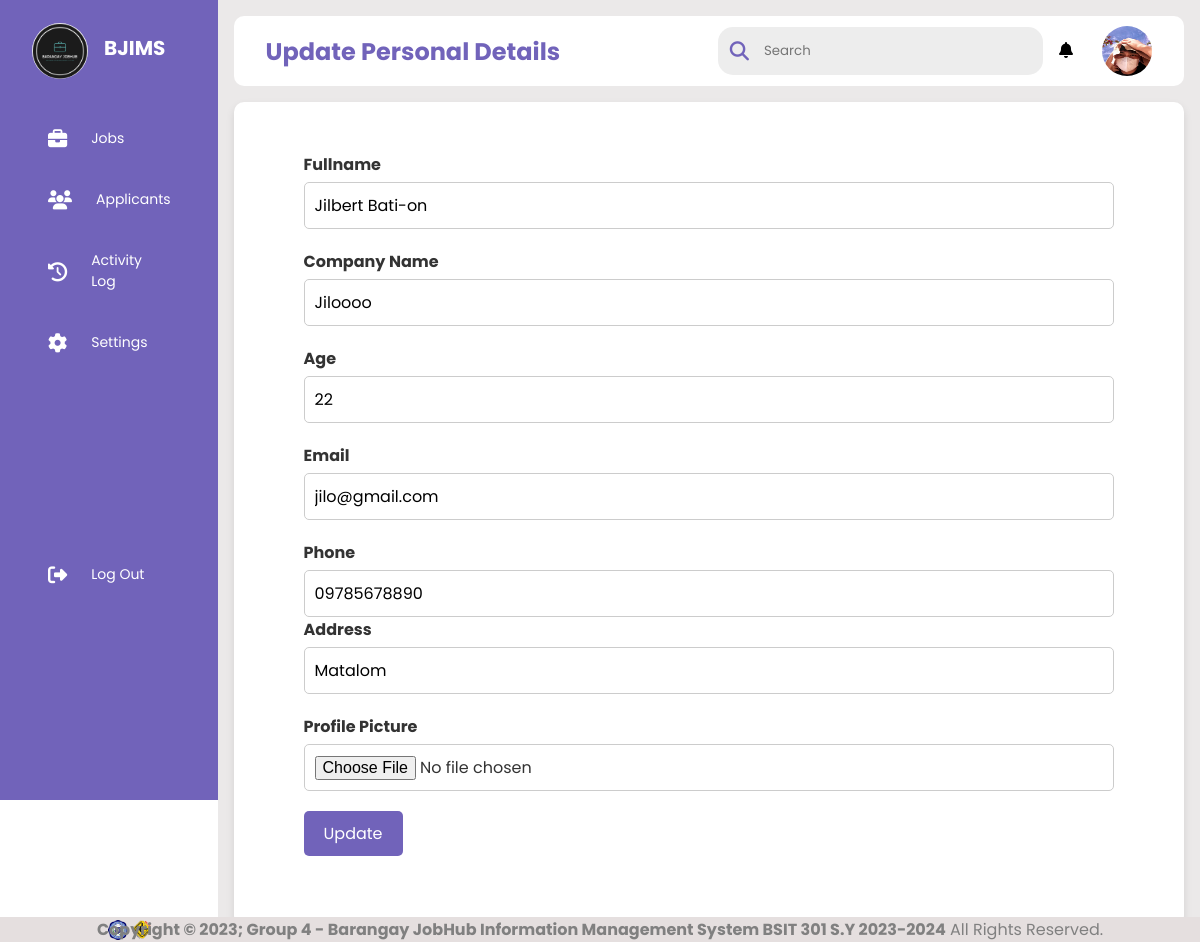
Page /employers/update.php (signed in) on the committed database.
### tables this page shows
CREATE TABLE `employers` (
  `id` int(100) NOT NULL,
  `emp_name` varchar(100) DEFAULT NULL,
  `comp_name` varchar(100) DEFAULT NULL,
  `age` int(11) DEFAULT NULL,
  `address` varchar(100) DEFAULT NULL,
  `phone` varchar(100) DEFAULT NULL,
  `email` varchar(100) NOT NULL,
  `password` varchar(100) NOT NULL,
  `image` varchar(100) NOT NULL
);

### employers/update.php (the view, shortened to what this page needs)
<?php
include '../connection.php';
$user_id = $_SESSION['user_id'];
$select = mysqli_query($conn, "SELECT * FROM `employers` WHERE id = '$user_id'") or die('query failed');
if(mysqli_num_rows($select) > 0){
    $fetch = mysqli_fetch_assoc($select);
}
?>
<!DOCTYPE html>
<html lang="en">
    <head>
        <link rel="stylesheet" href="../css/style.css"/>
        <link rel="stylesheet" href="https://cdnjs.cloudflare.com/ajax/libs/font-awesome/6.4.0/css/all.min.css"/>
    </head>
    <body>
        <?php include("sidebar.php") ?>
        <div class="main--content">
            <div class="header--wrapper">
                <div class="header--title">
                    <h2>Update Personal Details</h2>
                </div>
                <div class="user--info">
                    <div class="search--box">
                        <i class="fas fasolid fa-search"></i>
                        <input type="text" id="myInput" placeholder="Search" class="form-control"/>
                    </div>
                    <div class="notification">
                        <div class="notif-icon" onclick="toggleNotifi()">
                            <i class="fas fa-bell"></i>
                        </div>
                    </div>
                    <a href="profile.php"><?php
                        if($fetch['image'] == ''){
                            echo '<img src="../images/default-avatar.png">';
                        }else{
                            echo '<img src="../uploaded_img/'.$fetch['image'].'">';
                        }
                    ?></a>
                </div>
            </div>
            <div class="form-container">
            <?php
                $select = mysqli_query($conn, "SELECT * FROM `employers` WHERE id = '$user_id'") or die('query failed');
                if(mysqli_num_rows($select) > 0){
                    $fetch = mysqli_fetch_assoc($select);
                }
            ?>
                    <div class="form-group">
                        <div class="col-md-6">
                            <label>Fullname</label>
                            <input type="text" name="update_emp_name" value="<?php echo $fetch['emp_name']; ?>" class="form-control" placeholder="Fullname" required>
                        </div>
                    </div>
                    <div class="form-group">
                        <div class="col-md-6">
                            <label>Company Name</label>
                            <input type="text" name="update_comp_name" value="<?php echo $fetch['comp_name']; ?>" class="form-control" placeholder="Company Name" required>
                        </div>
                    </div>
                    <div class="form-group">
                        <div class="col-md-6">
                            <label>Age</label>
                            <input type="text" name="update_age" value="<?php echo $fetch['age'];?>" class="form-control" required>
                        </div>
                    </div>
                    <div class="form-group">
                        <div class="col-md-6">
                            <label>Email</label>
                            <input type="email" name="update_email" value="<?php echo $fetch['email'];?>" class="form-control" required>
                        </div>
                    </div>
                    <div class="form-group">
                        <div class="col-md-3">
                            <label>Phone</label>
                            <input type="text" name="update_phone" value="<?php echo $fetch['phone'];?>" class="form-control" placeholder="Phone" required>
                        </div>
                        <div class="col-md-6">
                            <label>Address</label>
                            <input type="text" name="update_address" value="<?php echo $fetch['address'];?>" class="form-control" placeholder="Address" required>
                        </div>
                    </div>
                    <div class="form-group">
                        <div class="col-md-6">
                        <label>Profile Picture</label>
                            <input type="file" name="update_image" value="<?php echo $fetch['image'];?>" accept="image/jpg, image/jpeg, image/png" class="form-control" placeholder="Choose File">
                        </div>
                    </div>
                    <div class="form-group" style="margin-top:1%">
                        <div class="col-md-6">
                            <button type="update" name="update_profile" class="btn btn-warning">Update</button>
                        </div>
                    </div>
            </div>
        </div>
        <div class="footer" style="position: fixed;left: 0;bottom: 0;width: 100%;background: rgb(229, 223, 223);color: gray;text-align: center;">
            <strong></strong>
        </div>
        <?php include("../footer/footer.php") ?>
    </body>
</html>

### css/style.css (style rules this page uses)
* { margin: 0; padding: 0; border: none; outline: none; box-sizing: border-box; font-family: "Poppins", sans-serif; }
body { display: flex; }
img { display: block; width: 100%; }
.main--content { position: relative; background: #ebe9e9; width: 100%; padding: 1rem; }
.header--wrapper img { width: 50px; height: 50px; cursor: pointer; border-radius: 50%; }
.header--wrapper { display: flex; justify-content: space-between; align-items: center; flex-wrap: wrap; background: #fff; border-radius: 10px; padding: 10px 2rem; margin-bottom: 1rem; }
.header--title { color: rgba(113, 99, 186, 255); }
.notification { margin-right: 10px; border-radius: 50%; }
.notif-icon { cursor: pointer; margin-right: 3px; line-height: 50px; }
.user--info { display: flex; align-items: center; gap: 1rem; }
.search--box { background: rgb(237, 237, 237); border-radius: 15px; color: rgba(113, 99, 186, 255); display: flex; align-items: center; gap: 5px; padding: 4px 12px; }
.search--box input { background: transparent; padding: 10px; }
.search--box i { font-size: 1.2rem; cursor: pointer; transition: all 0.5s ease-out; }

### employers/update.php (style rules this page uses)
.form-container { max-width: 1050px; margin: 0 auto; background-color: #fff; padding: 50px 70px; box-shadow: 0 4px 8px rgba(0,0,0,0.1); border-radius: 10px; color: #333; }
.form-group { margin-bottom: 20px; }
.form-group label { font-weight: bold; display: block; margin-bottom: 5px; }
.form-group input { width: 100%; padding: 10px; border: 1px solid #ccc; border-radius: 5px; font-size: 16px; }
.form-group button { padding: 10px 20px; background-color: rgba(113, 99, 186, 1); color: #fff; border: none; border-radius: 5px; font-size: 16px; cursor: pointer; }

### rows in the picture
employers: image (picture), update_emp_name "Jilbert Bati-on", update_comp_name "Jiloooo", update_age "22", update_email "jilo@gmail.com", update_phone "09785678890", update_address "Matalom"
